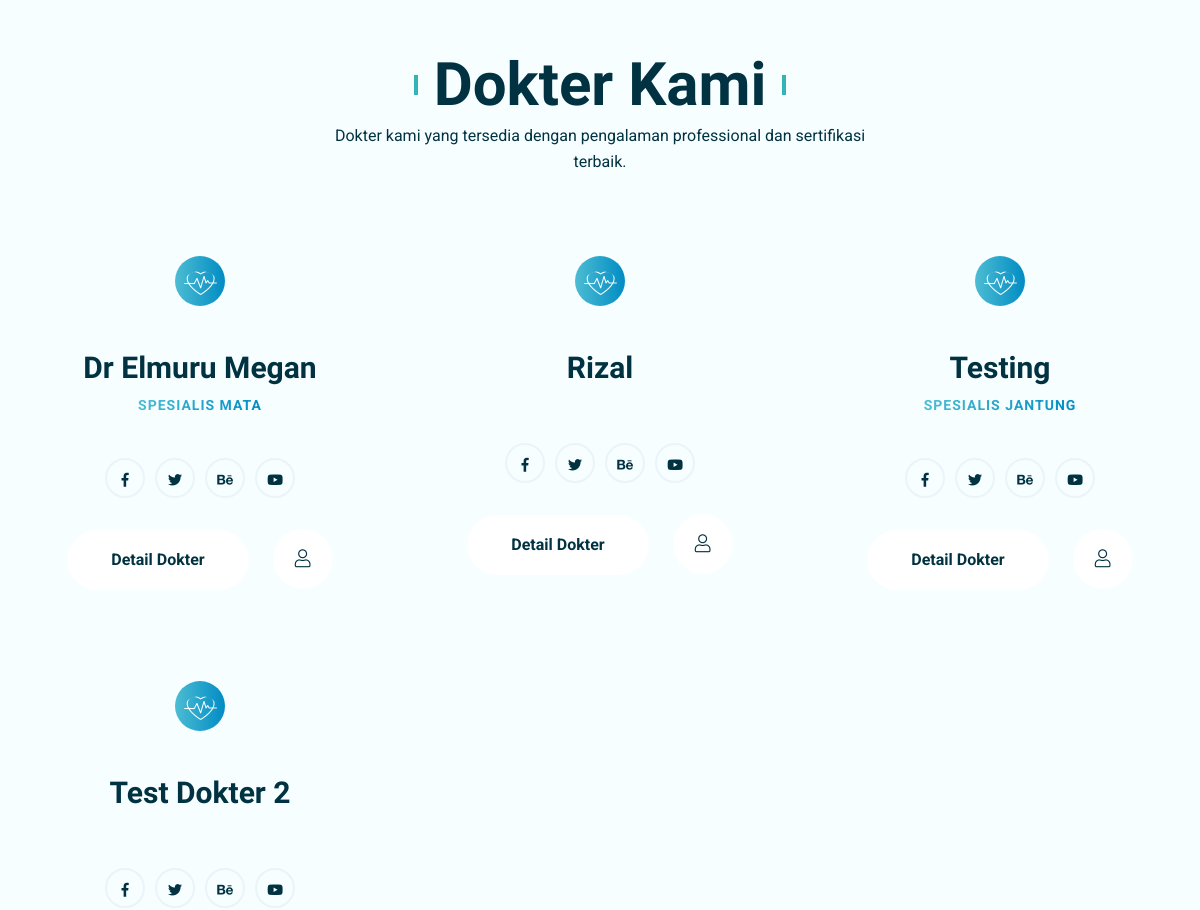
The app's page /index.php/pasien/dokter (middle part), older data.
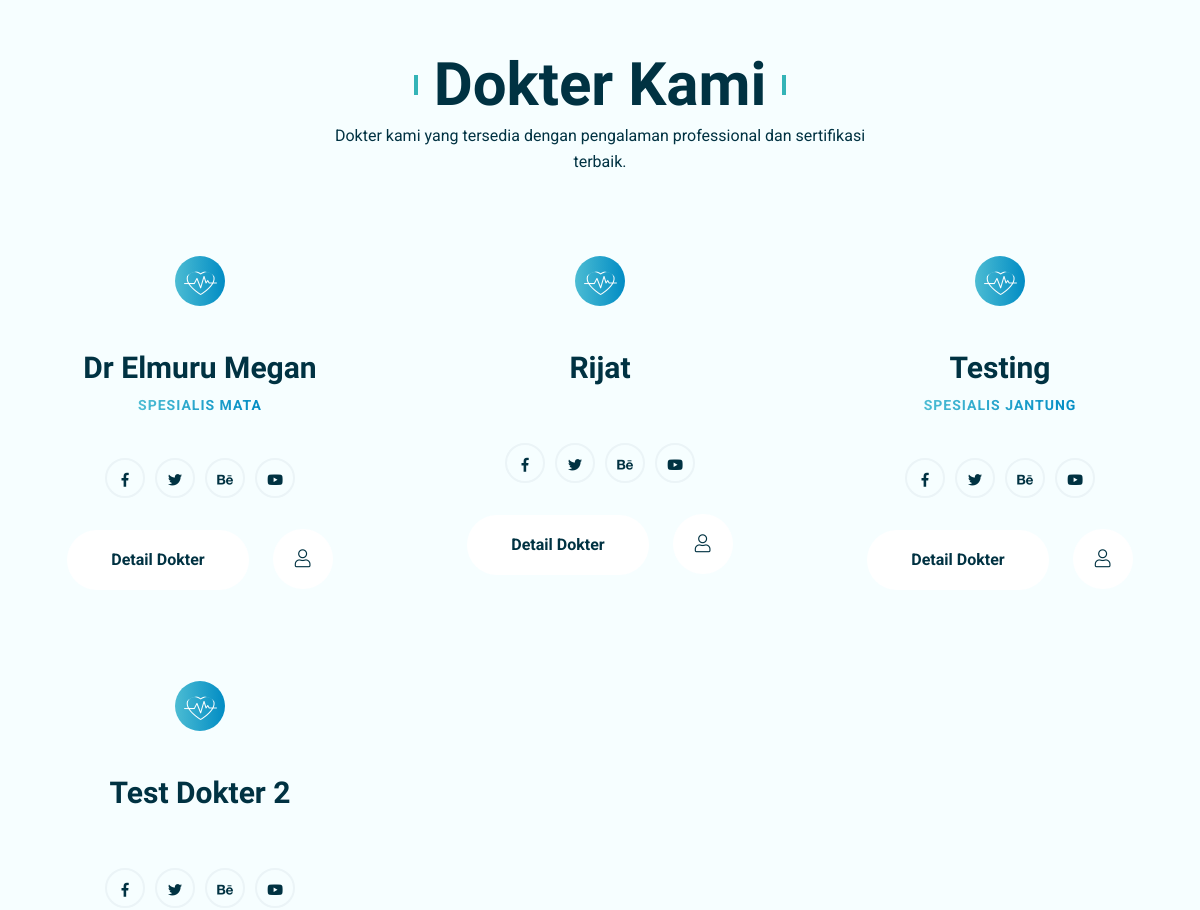
The same page, newer data.
### tables this page shows
CREATE TABLE `dokter` (
  `id_dokter` varchar(10) NOT NULL,
  `nama_dokter` varchar(128) NOT NULL,
  `email` varchar(128) DEFAULT NULL,
  `username` varchar(128) NOT NULL,
  `password` varchar(255) NOT NULL,
  `alamat` varchar(255) DEFAULT NULL,
  `no_telp` varchar(100) DEFAULT NULL,
  `STR` varchar(255) DEFAULT NULL,
  `keahlian` varchar(255) DEFAULT NULL,
  `foto` varchar(255) DEFAULT NULL,
  `pengalaman_kerja` text DEFAULT NULL,
  `harga` int(11) DEFAULT NULL,
  `status` enum('Aktif','Tidak aktif') NOT NULL DEFAULT 'Aktif'
);

### application/controllers/pasien/Dokter.php (called while the page is built, shortened)
<?php
class Dokter extends CI_Controller
{
	public function __construct()
	{
		$this->load->model('pasien/DokterModel', 'DokterModel');
	}
	public function index()
	{
		$data['title'] = 'Dokter';
		$data['dokter'] = $this->DokterModel->get_dokter()->result();
		$this->load->view('pasien/layouts/header', $data);
		$this->load->view('pasien/pages/dokter', $data);
		$this->load->view('pasien/layouts/footer');
	}
}

### index.php (called while the page is built, shortened)
<?php
require_once BASEPATH.'core/CodeIgniter.php';

### application/models/pasien/DokterModel.php (called while the page is built, shortened)
<?php
class DokterModel extends CI_Model
{
	public function get_dokter()
	{
		return $this->db->get_where('dokter', ['status' => "Aktif"]);
	}
}

### application/views/pasien/pages/dokter.php (the view, shortened to what this page needs)
<section class="breadcrumb-area bg_img pb-160" data-background="<?= base_url('assets_pasien/') ?>images/banner/01.jpg">
	<div class="container">
		<div class="row">
			<div class="col-lg-12 text-center">
				<div class="breadcrumb-content">
					<h1 class="back-title">Dokter Kami</h1>
				</div>
			</div>
		</div>
	</div>
</section>
<section class="our-expert-area our-expert-area-2 our-expert-area-3 bg-2 pt-120 pb-90">
	<div class="container">
		<div class="row justify-content-center">
			<div class="col-lg-6 text-center">
				<div class="section-heading mb-50">
					<h2 class="section-title shape">Dokter Kami</h2>
					<p>Dokter kami yang tersedia dengan pengalaman professional dan sertifikasi terbaik.</p>
				</div>
			</div>
		</div>
		<div class="row mt-none-30">
			<?php foreach ($dokter as $data) { ?>
				<div class="col-xl-4 col-lg-6 col-sm-12 mt-30">
					<div class="single-carousel-item">
						<div class="thumb">
							<span class="icon">
								<img src="<?= base_url('assets_pasien/') ?>images/icons/heart-icon.png" alt="">
							</span>
						</div>
						<div class="content">
							<h4 class="title"><?= $data->nama_dokter ?></h4>
							<span class="sub-title"><?= $data->keahlian ?></span>
						</div>
						<div class="social-links">
							<a href="#0"><i class="fab fa-facebook-f"></i></a>
							<a href="#0"><i class="fab fa-twitter"></i></a>
							<a href="#0"><i class="fab fa-behance"></i></a>
							<a href="#0"><i class="fab fa-youtube"></i></a>
						</div>
						<div class="expert-box-buttons">
							<a href="<?= base_url('pasien/dokter/detail_dokter/' . $data->id_dokter) ?>" class="site-btn white">Detail Dokter</a>
							<span class="comments-btn"><i class="fal fa-user"></i></span>
						</div>
					</div>
				</div>
			<?php	} ?>
		</div>
	</div>
</section>

### application/views/pasien/layouts/header.php (shortened to what this page needs)
<!doctype html>
<html class="no-js" lang="zxx">
<head>
	<link rel="stylesheet" href="https://cdn.jsdelivr.net/npm/bootstrap-icons@1.5.0/font/bootstrap-icons.css">
	<link rel="stylesheet" href="<?= base_url('assets_pasien/') ?>css/bootstrap.min.css">
	<link rel="stylesheet" href="<?= base_url('assets_pasien/') ?>css/animate.min.css">
	<link rel="stylesheet" href="<?= base_url('assets_pasien/') ?>css/font-awesome.min.css">
	<link rel="stylesheet" href="<?= base_url('assets_pasien/') ?>css/lightcase.css">
	<link rel="stylesheet" href="<?= base_url('assets_pasien/') ?>css/meanmenu.css">
	<link rel="stylesheet" href="<?= base_url('assets_pasien/') ?>css/nice-select.css">
	<link rel="stylesheet" href="<?= base_url('assets_pasien/') ?>css/owl.carousel.min.css">
	<link rel="stylesheet" href="<?= base_url('assets_pasien/') ?>css/datepicker.min.css">
	<link rel="stylesheet" href="<?= base_url('assets_pasien/') ?>css/jquery-ui.min.css">
	<link rel="stylesheet" href="<?= base_url('assets_pasien/') ?>css/default.css">
	<link rel="stylesheet" href="<?= base_url('assets_pasien/') ?>css/style.css">
	<link rel="stylesheet" href="<?= base_url('assets_pasien/') ?>css/responsive.css">
	<link rel="stylesheet" type="text/css" href="<?= base_url('assets/pasien/') ?>dropify/css/dropify.min.css ">
	<link rel="stylesheet" href="//cdnjs.cloudflare.com/ajax/libs/timepicker/1.3.5/jquery.timepicker.min.css">
</head>
<body>

### application/views/pasien/layouts/footer.php (shortened to what this page needs)
</body>
</html>

### assets_pasien/css/default.css (style rules this page uses)
.mt-none-30 { margin-top: -30px; }
.mt-30 { margin-top: 30px; }
.mb-50 { margin-bottom: 50px; }
.pt-120 { padding-top: 120px; }
.pb-90 { padding-bottom: 90px; }
.pb-160 { padding-bottom: 160px; }
.bg_img { background-position: center center; background-size: cover; background-repeat: no-repeat; width: 100%; height: 100%; }

### assets_pasien/css/responsive.css (style rules this page uses)
@media (min-width: 1200px) and (max-width: 1500px) { .breadcrumb-content .back-title { font-size: 300px; } }

Row changes from the older to the newer data that the page shows:
changed dokter: nama_dokter "Rizal" → "Rijat"
